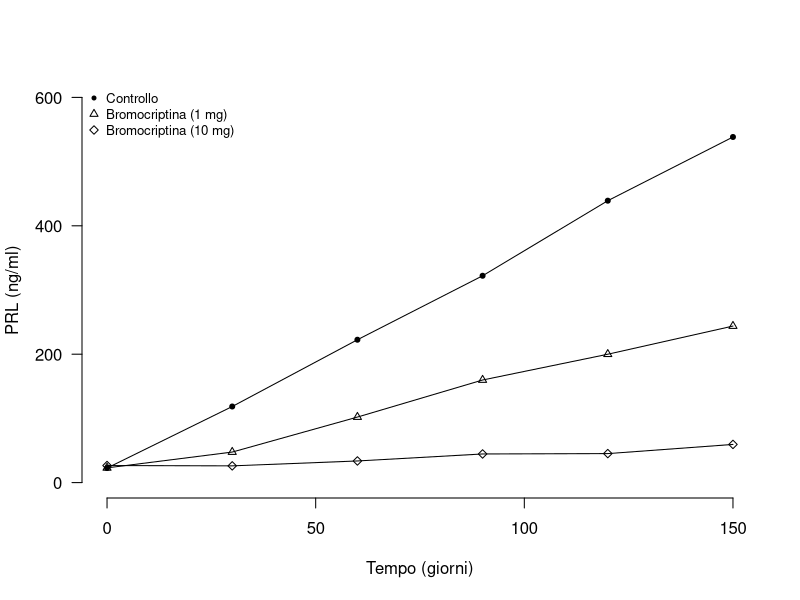
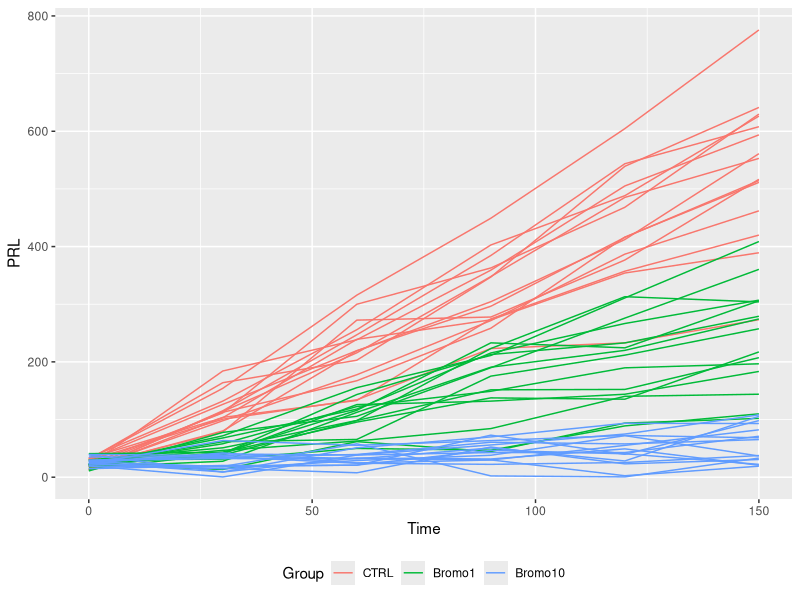
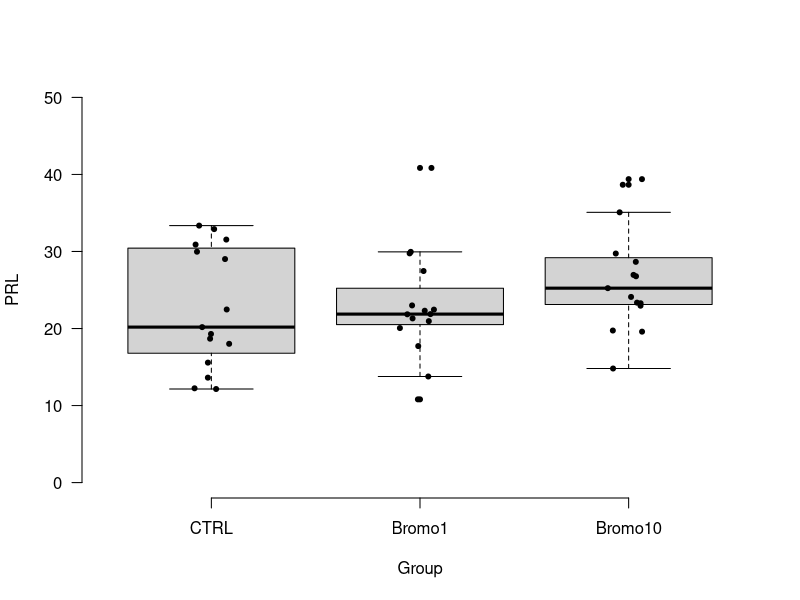
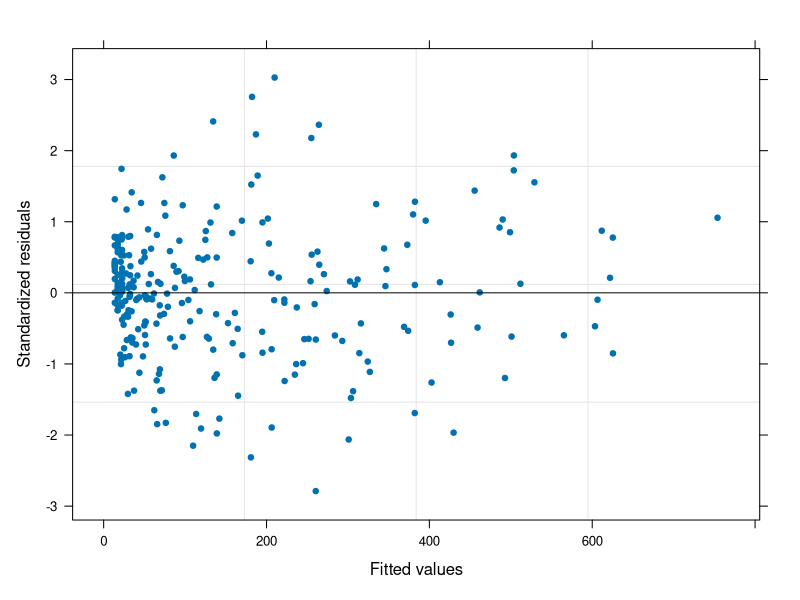
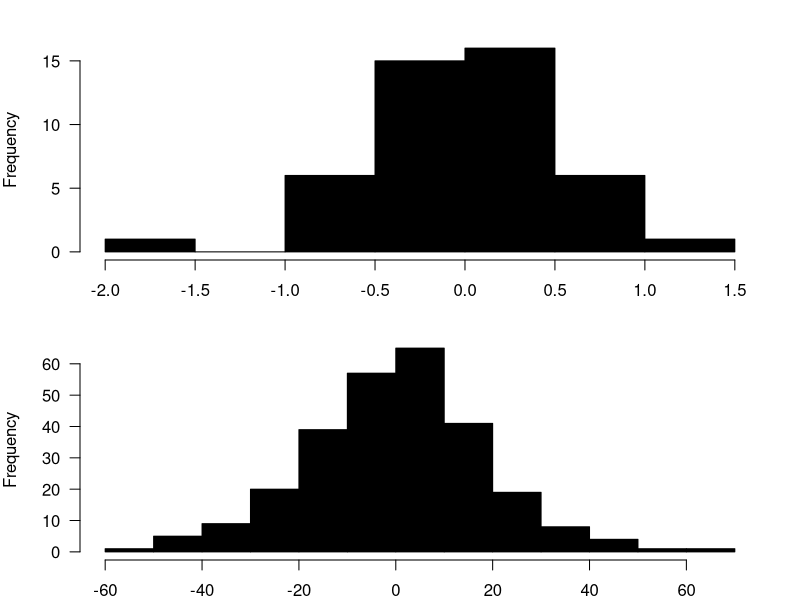
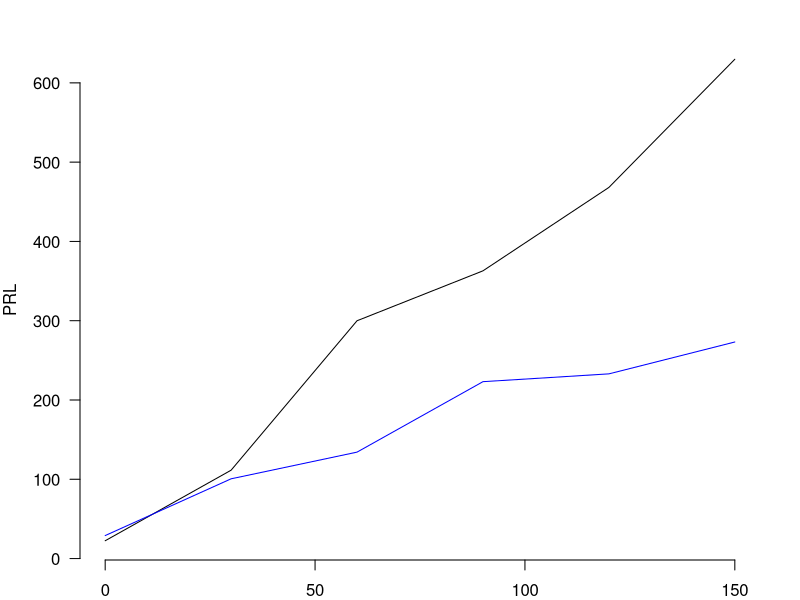
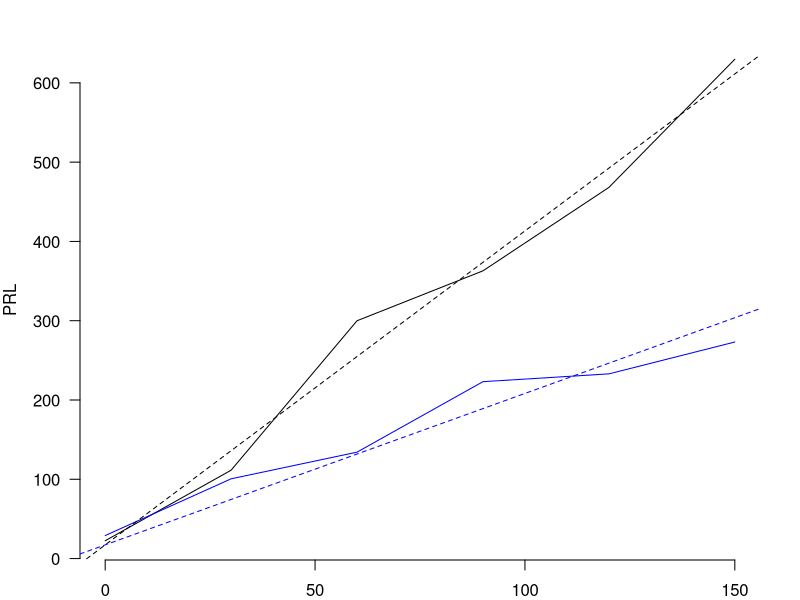
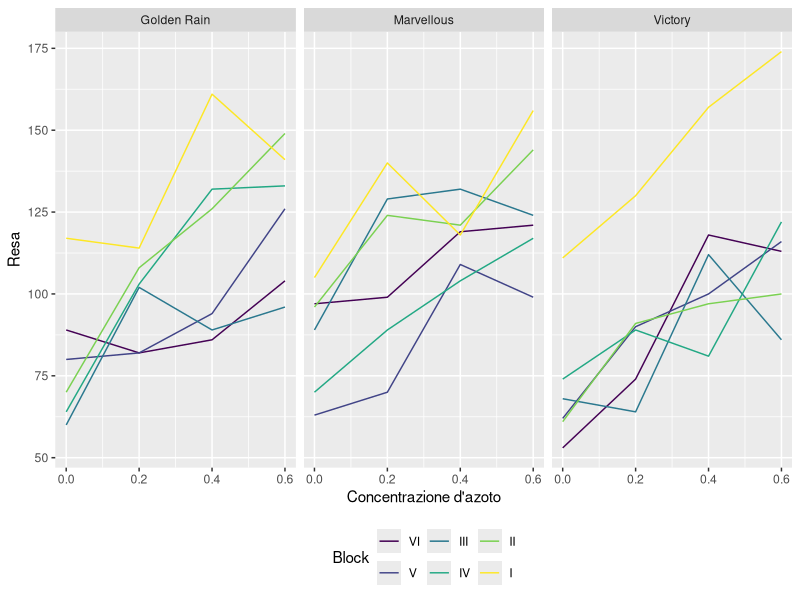

Write the R code that produced these figures, in order.
## ---- chunk 1
library(tufte)
library(xtable)
knitr::opts_chunk$set(echo = TRUE)
knitr::opts_knit$set(global.par = TRUE)

# See https://stackoverflow.com/questions/25646333/code-chunk-font-size-in-rmarkdown-with-knitr-and-latex
def.chunk.hook  <- knitr::knit_hooks$get("chunk")
knitr::knit_hooks$set(chunk = function(x, options) 
{
  x <- def.chunk.hook(x, options)
  ifelse(options$size != "normalsize", paste0("\\", options$size,"\n\n", x, "\n\n\\normalsize"), x)
})

# See https://stackoverflow.com/questions/23349525/how-to-set-knitr-chunk-output-width-on-a-per-chunk-basis
knitr::knit_hooks$set(width=local({
  .width <- 0
  function(before, options, envir) {
    if (before) .width <<- options(width=options$width)
    else options(.width)
  }
}))

## ---- chunk 2
library(nlme)
## ---- chunk 3
bromocriptine <- read.csv("bromocriptine-workshop3.csv")
## ---- chunk 4
summary(bromocriptine)
## ---- chunk 5
bromocriptine$Group <- factor(bromocriptine$Group, 
                              levels = c("CTRL", "Bromo1", "Bromo10"))
## ---- chunk 6
brom.split <- split(bromocriptine, bromocriptine$Group)

mean.brom <- lapply(brom.split, function(x)
      {
      aggregate(x$PRL, by = list(Time=x$Time), FUN=mean)
      })

plot(x ~ Time, mean.brom$CTRL, t = "o", pch = 20,
     bty = "n", ylim = c(0, 600), yaxt = "n",
     xlab = "Tempo (giorni)", ylab = "PRL (ng/ml)")

axis(2, seq(0, 600, 200), las = 1)
lines(x ~ Time, mean.brom$Bromo1, t = "o", pch = 2, cex = 0.8)
lines(x ~ Time, mean.brom$Bromo10, t = "o", pch = 5, cex = 0.8)

legend("topleft", c("Controllo", "Bromocriptina (1 mg)", 
                    "Bromocriptina (10 mg)"), pch = c(20, 2, 5),
       cex = 0.8, bty = "n")
## ---- chunk 7
library(ggplot2)

ggplot(aes(Time, PRL, group = interaction(Group, Mouse), col = Group),
       data = bromocriptine) + geom_line() +
theme(legend.position="bottom")
## ---- chunk 8
boxplot(PRL ~ Group, data = bromocriptine, 
        subset = bromocriptine$Time == 0,
        las = 1, pch = 20, ylim = c(0, 50), frame = F)
stripchart(PRL ~ Group, data = bromocriptine,
           subset = bromocriptine$Time == 0,
           las = 1, pch = 20, method = "jitter",
           jitter = 0.1, vertical = TRUE, add = TRUE)
## ---- chunk 9
model <- lme(PRL ~ Group * Time, data = bromocriptine, 
             random = ~ Time - 1 | Mouse)
summary(model)
## ---- chunk 10
plot(model, pch = 20)
## ---- chunk 11
par(mar = c(2, 4, 2, 2))
## ---- chunk 12
head(random.effects(model))

par(mfrow = c(2, 1))
hist(random.effects(model)$Time, main = "", col = "black", 
     xlab = "Effetti casuali", las = 1)
hist(resid(model), main = "", col = "black", xlab = "Residui",
     las = 1)
## ---- chunk 13
par(mfrow = c(1, 1))
## ---- chunk 14
head(coef(model))
## ---- chunk 15
plot(PRL ~ Time, bromocriptine, subset = bromocriptine$Mouse == 1, 
     t = "l", las = 1, bty = "n")
lines(PRL ~ Time, bromocriptine, subset = bromocriptine$Mouse == 6, 
      col = "blue")
## ---- chunk 16
plot(PRL ~ Time, bromocriptine, subset = bromocriptine$Mouse == 1, 
     t = "l", las = 1, bty = "n")
lines(PRL ~ Time, bromocriptine, subset = bromocriptine$Mouse == 6, 
      col = "blue")
abline(17.24, 3.96, lty = "dashed")
abline(17.24, 1.91, col = "blue", lty = "dashed")
## ---- chunk 17
library(emmeans)

marginals <- emmeans(model, ~ Group * Time, cov.reduce = range)
pairs(marginals, by = "Time")

## ---- chunk 18
summary(Oats)
## ---- chunk 19
ggplot(aes(nitro, yield), group = Block, data = Oats) +
geom_line(aes(col = Block)) +
facet_wrap(~Variety) + 
xlab("Concentrazione d'azoto") +
ylab("Resa") +
theme(legend.position = "bottom")
## ---- chunk 20
model.oats <- lme(yield ~ nitro * Variety, data = Oats, random = ~ 1 | Block/Variety)
## ---- chunk 21
summary(model.oats)
## ---- chunk 22
model.oats.2 <- lme(yield ~ nitro + Variety, data = Oats, random = ~ 1 | Block/Variety)

summary(model.oats.2)
